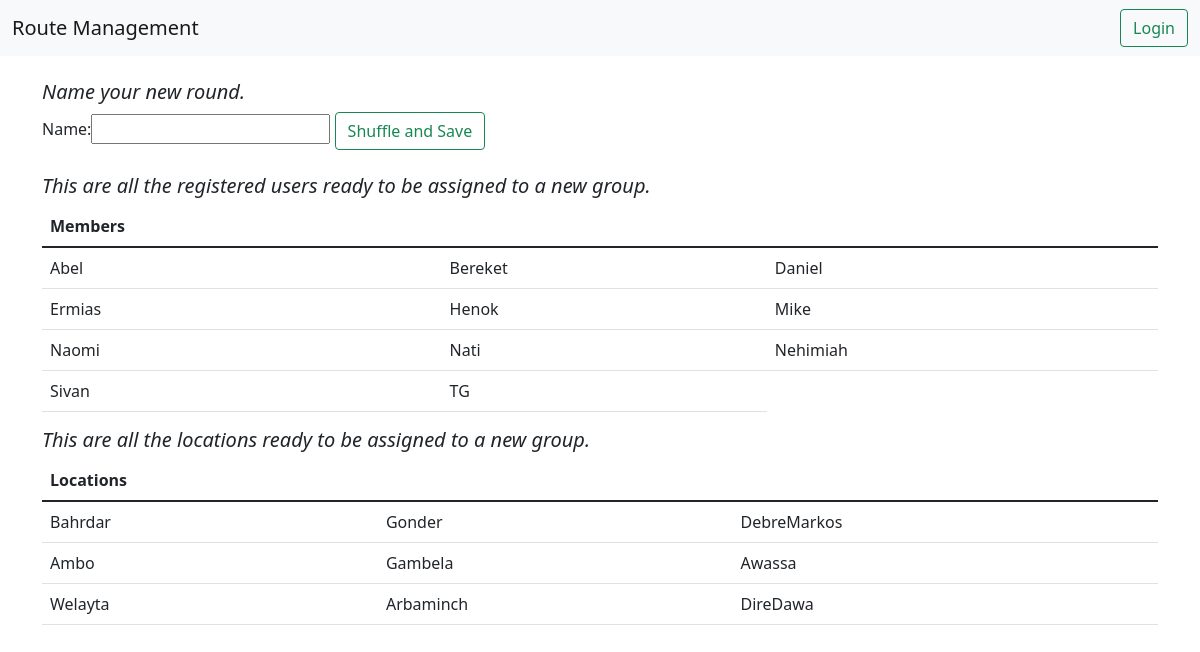
Page /shuffle/ on the committed database.
### shuffle/models.py (models this page shows, shortened)
class Location(models.Model):
    name = models.CharField(max_length=100)
    isAvailable = models.BooleanField(default=True)

### shuffle/views.py (the view, shortened to what this page needs)
# urls.py: path("shuffle/", views.shuffler, name="shuffle"),
def shuffler(request):
    users = StaffProfile.objects.filter(isAvailable=True)
    locations = Location.objects.filter(isAvailable=True)
    members = []
    locationList = []
    for user in users:
        members.append(user.user.username)
    for location in locations:
        locationList.append(location.name)
    chunks = [members[x : x + 3] for x in range(0, len(members), 3)]
    locationsChunks = [locationList[x : x + 3] for x in range(0, len(locationList), 3)]
    form = RoundForm()
    return render(
        request,
        "shuffle/shuffler.html",
        context={"chunks": chunks, "form": form, "locationChunks": locationsChunks},
    )

### shuffle/forms.py
class RoundForm(ModelForm):
    class Meta:
        model = Round
        fields = [
            "name",
        ]

### shuffle/templates/shuffle/shuffler.html (shortened to what this page needs)
{%extends 'base.html'%}
{%block content%}
    <br>
    <h5><i>Name your new round.</i></h5>
    <form method="post" id="test">
        {{form}}
        <button type="submit" name="save" class="btn btn-outline-success">
            Shuffle and Save
        </button>
    </form>
    <br>
    <h5><i>This are all the registered users ready to be assigned to a new group.</i></h5>
    <table class="table table-borderd table-hover">
        <thead>
            <tr>
                <th>Members</th>
            </tr>
        </thead>
        <tbody>
            {%for chunk in chunks%}
                <tr>
                    {%for member in chunk%}
                        <td>{{member}}</td>
                    {%endfor%}
                </tr>
            {%endfor%}
        </tbody>
    </table>
    <h5><i>This are all the locations ready to be assigned to a new group.</i></h5>
    <table class="table table-borderd table-hover">
        <thead>
            <tr>
                <th>Locations</th>
            </tr>
        </thead>
        <tbody>
            {%for locationChunk in locationChunks%}
                <tr>
                    {%for member in locationChunk%}
                        <td>{{member}}</td>
                    {%endfor%}
                </tr>
            {%endfor%}
        </tbody>
    </table>
{%endblock%}

### rows in the picture
Location: locationChunk "Bahrdar"
Location: locationChunk "Gonder"
Location: locationChunk "DebreMarkos"
Location: locationChunk "Ambo"
Location: locationChunk "Gambela"
Location: locationChunk "Awassa"
Location: locationChunk "Welayta"
Location: locationChunk "Arbaminch"
Location: locationChunk "DireDawa"

### other values in the picture
{{ member }} "Abel" "Bereket" "Daniel" "Ermias" "Henok" "Mike" "Naomi" "Nati" "Nehimiah" "Sivan" "TG"
